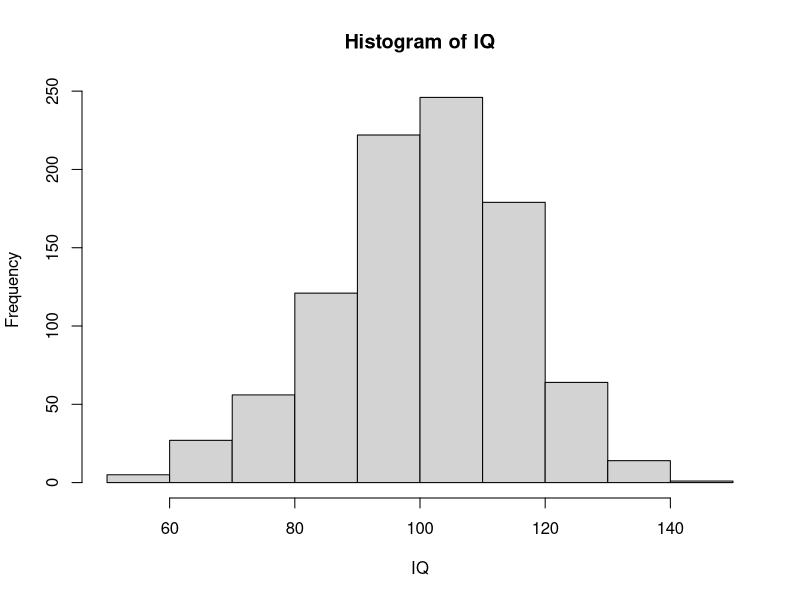
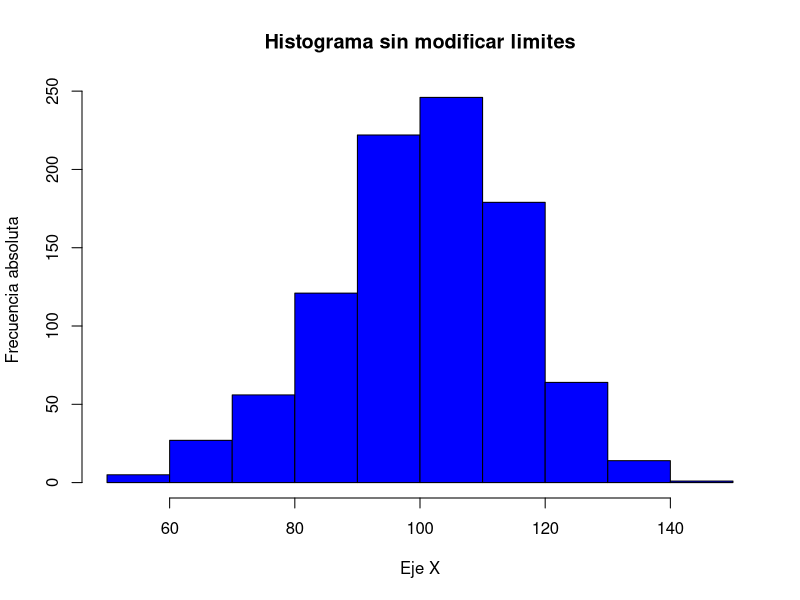
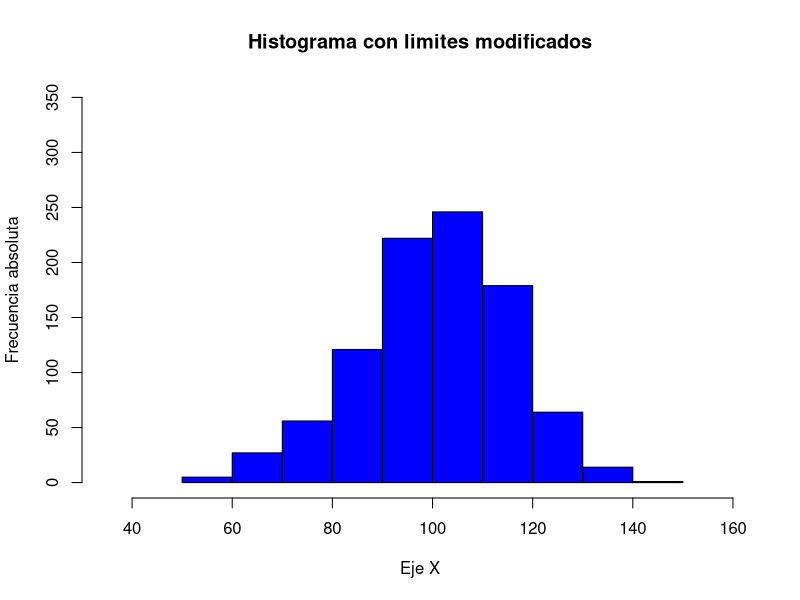
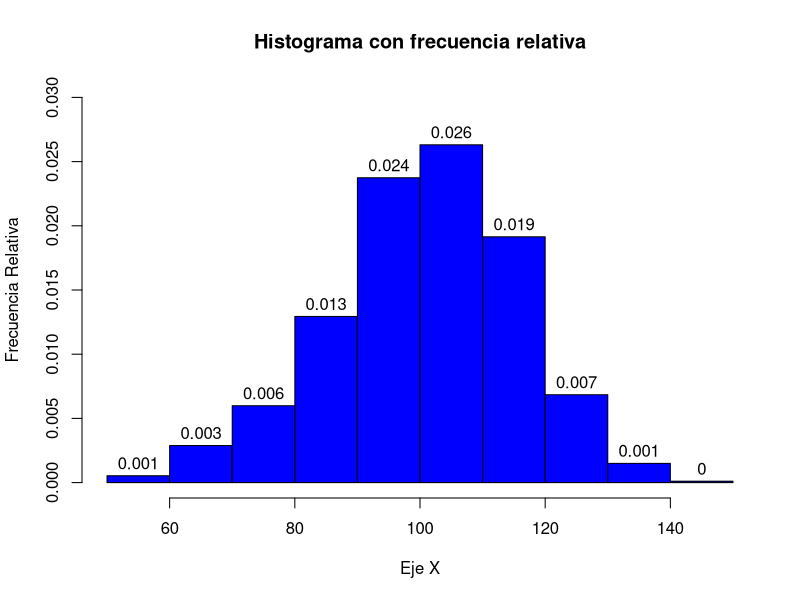
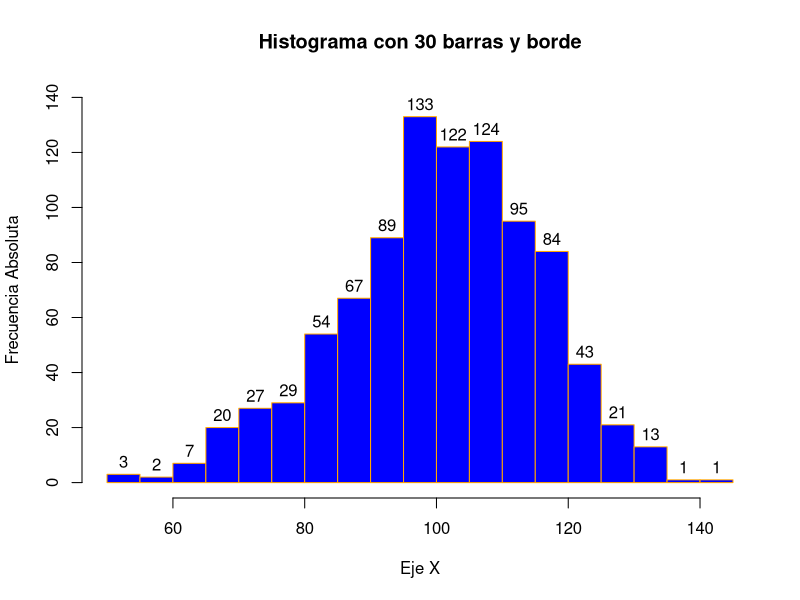
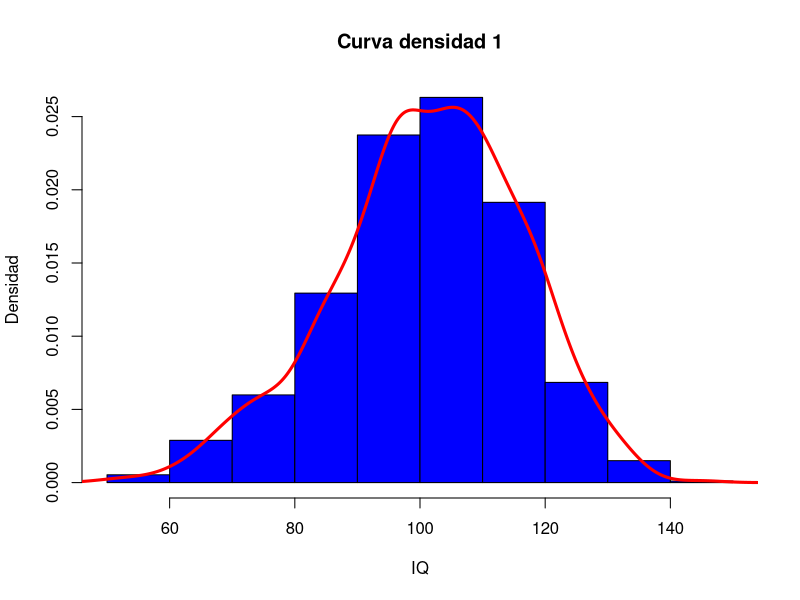
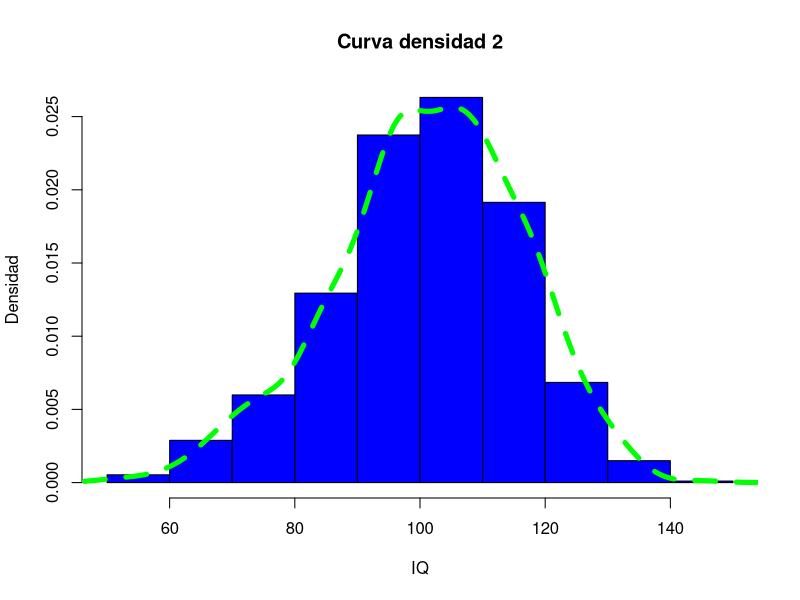
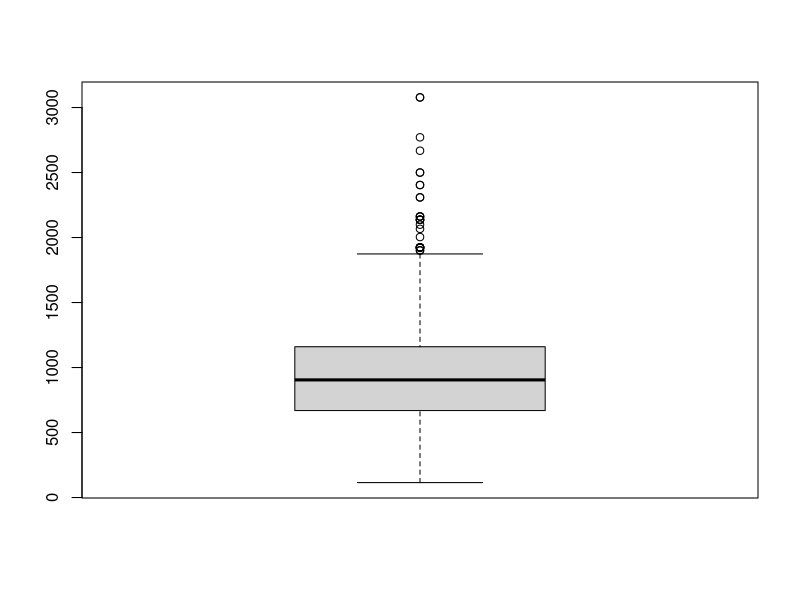

These charts were generated, in order, by the following R code:
## ---- chunk 1
knitr::opts_chunk$set(echo = TRUE)
## ---- chunk 2
library(readxl)
Wage2 <- read_excel("Wage2.xlsx") ##Importar archivo.
str(Wage2) #Caracteristicas del archivo.
## ---- chunk 3
Wage2$married <- as.factor(Wage2$married)
Wage2$black <- as.factor(Wage2$black)
Wage2$south <- as.factor(Wage2$south)
Wage2$urban <- as.factor(Wage2$urban)
str(Wage2) #Caracteristicas DF

## ---- chunk 4
summary(Wage2) #Resumen DF
## ---- chunk 5
attach(Wage2)
## ---- chunk 6
hist(IQ) #Histograma para la variable IQ

## ---- chunk 7

hist(IQ, xlab = "Eje X", ylab = "Frecuencia absoluta", col = "Blue", 
     main = "Histograma sin modificar limites")

hist(IQ, xlab = "Eje X", ylab = "Frecuencia absoluta", col = "Blue", 
     main = "Histograma con limites modificados", ylim = c(0,350), xlim = c(35,160))

## ---- chunk 8

hist(IQ, xlab = "Eje X", ylab = "Frecuencia Relativa", col = "Blue", 
     main = "Histograma con frecuencia relativa", freq = F, labels = T, ylim = c(0,0.03))

hist(IQ, xlab = "Eje X", ylab = "Frecuencia Absoluta", col = "Blue", 
     main = "Histograma con 30 barras y borde", freq = T, breaks = 30, border = "orange",
     labels = T, ylim = c(0,140))

## ---- chunk 9

hist(IQ, freq = F, main = "Curva densidad 1", ylab = "Densidad", col = "blue")
lines(density(IQ), lwd = 3, col = 'red')

hist(IQ, freq = F, main = "Curva densidad 2", ylab = "Densidad", col = "blue")
lines(density(IQ), lwd = 5, col = 'green', lty = 8)


## ---- chunk 10
boxplot(wage)
## ---- chunk 11
boxplot(wage, xlab = "Experiencia", ylab = "Valor de la variable", col = "Red", 
     main = "Diagrama de caja")

boxplot(wage, xlab = "Experiencia", ylab = "Valor observacion", col = "Red", 
     main = "Boxplot con eje Y modificado", ylim = c(0,3500))

## ---- chunk 12
boxplot(wage, xlab = "Valor de la variable", ylab = "Experiencia", col = "Red", 
     main = "Diagrama personalizado", horizontal = T, outpch = 25, outbg = "green",
     whisklty = 2, whiskcol = "purple")
## ---- chunk 13

boxplot(wage ~ black, col = "bisque", main = "Un color y lineas grandes", lwd = 2)

boxplot(wage ~ black, col = c("brown", "yellow"), main = "Varios colores", outpch = 7)

## ---- chunk 14
tablacasados <- table(married) #Se guarda la informacion en la variable tablacasados.
tablacasados # Se imprime el objeto "tablacasados".
## ---- chunk 15
Porcentaje_casados <- prop.table(tablacasados) #Se guarda la informacion en porcentajes
Porcentaje_casados

## ---- chunk 16
barplot(tablacasados) # Frecuencia absoluta
barplot(Porcentaje_casados) # Frecuencia relativa
## ---- chunk 17

barplot(tablacasados, xlab = "Estado civil",
        ylab = "Frecuencia absoluta", 
        col = "orange ", main = "Diagrama Barras", ylim = c(0,1000))

barplot(Porcentaje_casados, xlab = "Estado civil", 
        ylab = "Frecuencia relativa", 
        col = "orange ", main = "Diagrama Barras (%)", ylim = c(0,1))
## ---- chunk 18

barplot(tablacasados, xlab = "Estado civil", ylab = "Frecuencia absoluta", 
        col = c("yellow", "blue"), main = "Diagrama Barras con leyenda izquierda",
        ylim = c(0,1000), 
        names.arg = c("Soltero", "Casado"),
        legend.text = c("Soltero", "Casado"),
        args.legend = list(x = "topleft"))

barplot(Porcentaje_casados*100, xlab = "Estado civil", 
        ylab = "Frecuencia relativa", 
        main = "Diagrama Barras (%) con leyenda derecha",
        col = c("yellow", "blue"),
        names.arg = c("soltero", "casado"),
        legend.text = c("Soltero", "Casado"),
        args.legend = list(x = "topright"))


## ---- chunk 19
tabla_variables = table(educ,south)
tabla_variables ## Tabla con la información a graficar
## ---- chunk 20
barplot(tabla_variables,
        main = "Gráfico de barras agrupado - Absoluto",
        xlab = "Lugar de residencia", ylab = "Frecuencia absoluta",
        col = rainbow(10),
        names.arg = c("Norte", "Sur"),
        legend.text = rownames(tabla_variables),
        beside = TRUE)


barplot(prop.table(tabla_variables)*100,
        main = "Gráfico de barras agrupado - Relativo",
        xlab = "Lugar de residencia", ylab = "Frecuencia relativa",
        ylim = c(0,70),
        col = rainbow(10),
        names.arg = c("Norte", "Sur"),
        legend.text = rownames(tabla_variables),
        beside = F)
## ---- chunk 21

pie(tablacasados)

## ---- chunk 22
pie(tablacasados, col = c("yellow","blue"), labels = c("Soltero", "Casado"),
    main = "Estado civil")

pie(Porcentaje_casados, col = c("seashell","lightcyan"), labels = c("11%", "89%"),
    main = "Estado civil - Porcentaje",clockwise = T, lty = 2)
legend("topleft", legend = c("Solteros", "Casados"), fill =  c("seashell","lightcyan"))
## ---- chunk 23
plot(wage~IQ, xlab = "IQ", ylab = "Salario mensual",
     main= "Regresión salario ~ IQ", col= "darkgoldenrod2",
     sub= "Demuestra la relación entre el salario y el puntaje IQ")

## ---- chunk 24
plot(10:19, col = "blue", ylab = "Datos", xlab = "Posicion de los datos")
## ---- chunk 25
plot(1:10, type = "b", col = "blue")
par(new=T)
plot(c(4,3,2,8),c(6,8,3,5), type = "o", col = "red")
par(new = T)
plot(8:1, type = "s", col = "green", )
par(new = T)
plot(rep(1,10), type = "p", col = "Orange")
## ---- chunk 26
plot(1:10, type = "b", col = "blue",
     xlim = c(1,10), ylim = c(0,12),
     ylab = "Eje Y", xlab = "Eje X", main = "4 Graficos en 1")
par(new=T)
plot(c(4,3,2,8),c(6,8,3,5), type = "o", col = "red",
     xlim = c(1,10), ylim = c(0,12),
     ylab = "", xlab = "")
par(new = T)
plot(11:2, type = "s", col = "green",
     xlim = c(1,10), ylim = c(0,12),
     ylab = "", xlab = "")
par(new = T)
plot(rep(1,10), type = "p", col = "Orange",
     xlim = c(1,10), ylim = c(0,12),
     ylab = "", xlab = "")
